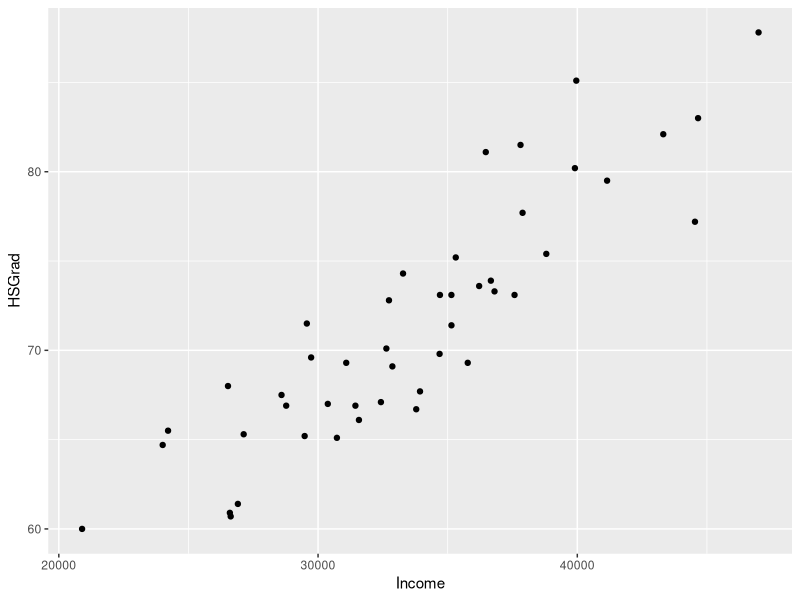
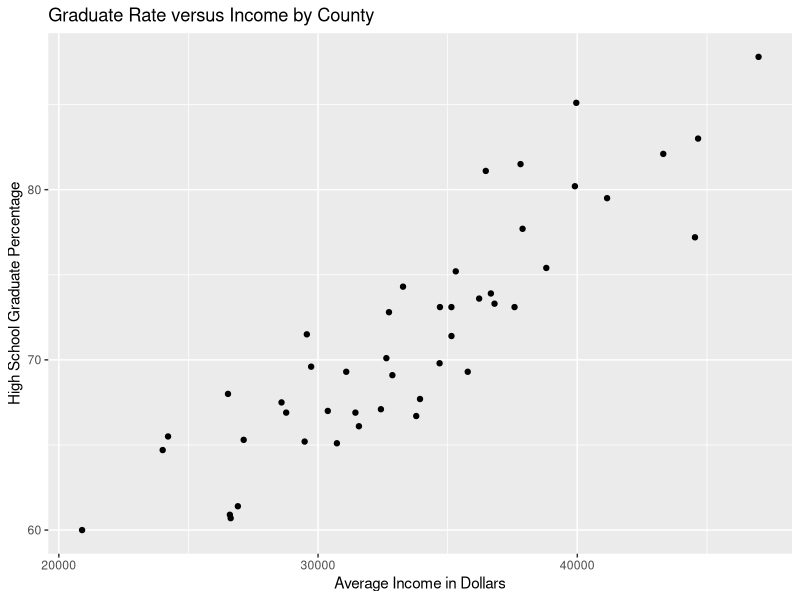
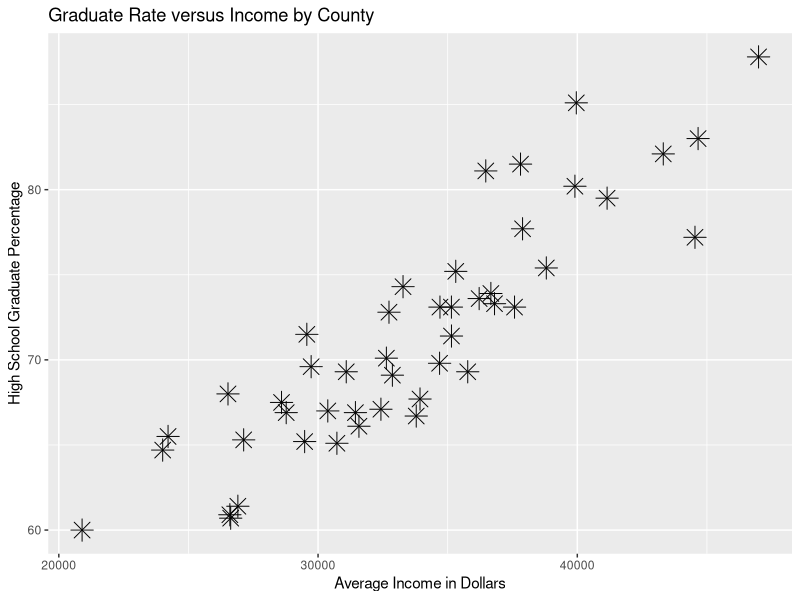
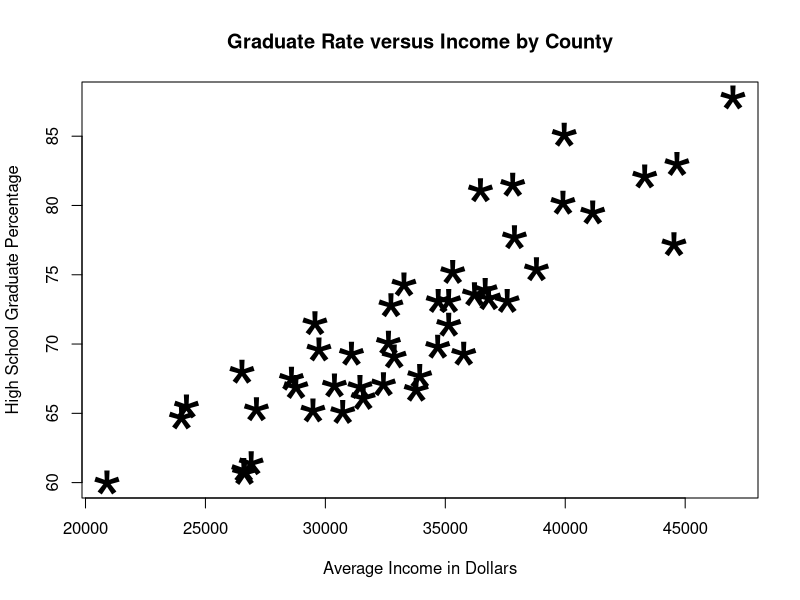

Here is the R script that generated these plots, in order: (Note: this script raises an error after producing the figures.)
## ---- chunk 1
library(tidyverse)
sctable <- readr::read_table("data/scdata.txt")
ggplot(sctable, aes(Income, HSGrad)) +
  geom_point()
## ---- chunk 2
ggplot(sctable, aes(Income, HSGrad)) +
  geom_point() +
  labs(x = "Average Income in Dollars",
       y = "High School Graduate Percentage",
       title = "Graduate Rate versus Income by County")
## ---- chunk 3
ggplot(sctable, aes(Income, HSGrad)) +
  geom_point(shape = 8, size = 5) +
  labs(x = "Average Income in Dollars",
       y = "High School Graduate Percentage",
       title = "Graduate Rate versus Income by County")
## ---- chunk 4
plot(sctable$Income, sctable$HSGrad,
  xlab = "Average Income in Dollars",
  ylab = "High School Graduate Percentage",
  main = "Graduate Rate versus Income by County",
  pch = "*", cex = 5
)
text(sctable$Income, sctable$HSGrad, labels = counties)
## ---- chunk 5
ggplot(sctable, aes(x = Income, y = HSGrad)) +
  geom_point(shape = 8, size = 5) +
  geom_text(aes(label = County)) +
  labs(x = "Average Income in Dollars",
       y = "High School Graduate Percentage",
       title = "Graduate Rate versus Income by County")
## ---- chunk 6
plot(sctable$Income, sctable$HSGrad,
  xlab = "Average Income in Dollars",
  ylab = "High School Graduate Percentage",
  main = "Graduate Rate versus Income by County",
  type = "n"
)
lines(c(35000, 45000), c(65, 65), lty = 3, lwd = 5)
text(40000, 66, "A line with some more options")
## ---- chunk 7
plot(sctable$Income, sctable$HSGrad,
  xlab = "Average Income in Dollars",
  ylab = "High School Graduate Percentage",
  main = "Graduate Rate versus Income by County",
  type = "n"
)

text(sctable$Income[regions == "Upstate"],
  sctable$HSGrad[regions == "Upstate"],
  labels = counties[regions == "Upstate"],
  col = "orangered1"
)

text(sctable$Income[regions == "Midlands"],
  sctable$HSGrad[regions == "Midlands"],
  labels = counties[regions == "Midlands"],
  col = "firebrick4"
)

legend("bottomright", c("Upstate", "Midlands"),
  col = c("orangered1", "firebrick4"),
  lty = c(1, 1), lwd = c(1, 1),
  cex = .7
)
## ---- chunk 8
plot(sctable$Income, sctable$HSGrad,
  xlab = "Average Income in Dollars",
  ylab = "High School Graduate Percentage",
  main = "Graduate Rate versus Income by County",
  cex = 3 * sctable$PopDens / max(sctable$PopDens),
  xaxt = "n", yaxt = "n"
)
## ---- chunk 9
plot(sctable$Income, sctable$HSGrad,
  xlab = "Average Income in Dollars",
  ylab = "High School Graduate Percentage",
  main = "Graduate Rate versus Income by County",
  xlim = c(0, 100000), ylim = c(0, 100)
)
## ---- chunk 10
plot(sctable$Income, sctable$HSGrad,
  xlab = "Average Income in Dollars",
  ylab = "High School Graduate Percentage",
  main = "Graduate Rate versus Income by County",
  cex = 3 * sctable$PopDens / max(sctable$PopDens),
  xaxt = "n", yaxt = "n"
)
par(mfrow = c(1, 1))
## ---- chunk 11
plot(hclust(dist(
  apply(scdata[, 1:19], 2, function(x) {
    (x - mean(x)) / sd(x)
  }),
  method = "maximum"
), method = "complete"), labels = counties)
## ---- chunk 12
library(lattice)
cloud(sctable$Income ~ sctable$HSGrad * sctable$PopDens)
